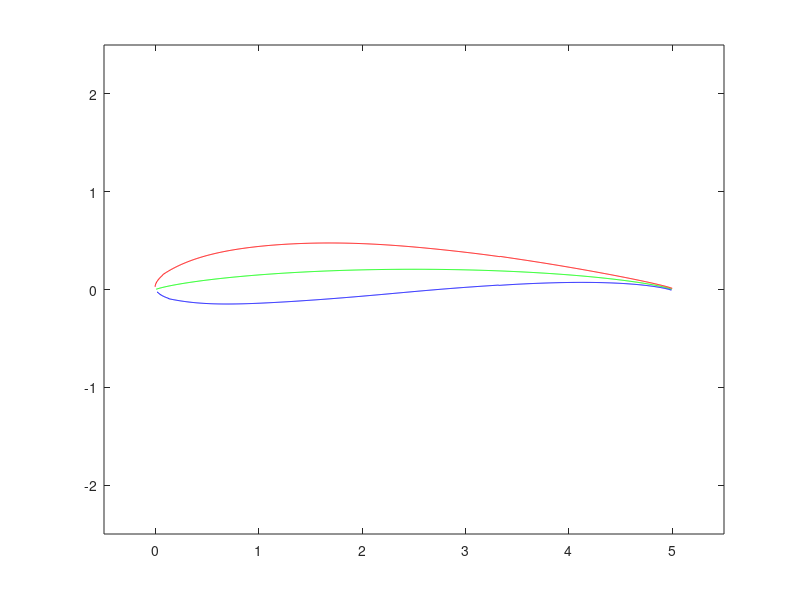

MATLAB code for this plot:
%                     MEEN-646: Module 2                                     
%           Design of Subsonic Compressor Blade M2-C                                                        


% Objective:                                                                              
%    Develop a design software that enables you to generate subsonic compressor blades 
%    using NACA Camberline Equation                                                                                    
% Given Parameters                                                                        
%    - Base profile                
%    - Blade chord C
%    - Lift coefficient
%                                                                                         
% Instruction:                                                                            
%    Input: C, s, CL, iZone selection

clc;
clear all; 
prin=1; % if you want to print the output
ln = @(x)(log(x));

%input:
iZone=1; % input 1, 2, 3 (1 for thinnest profile and 3 for thickest profile) 

%input parameters

ch = 5; % chord length
CL = 0.75; % lift coefficient
C = 1; %blade chord
s = 1; %spacing
%n_iter = 10000; %number of iteration

n_iter = 10000/10;

n_iter_b1 = 190/10;
n_iter_b2 = 6650/10;
n_iter_b3 = 9955/10; %for zone3 only
x_cam1=n_iter_b1/n_iter*C;
x_cam2=n_iter_b2/n_iter*C;
x_cam3=n_iter_b3/n_iter*C;%for zone3 only

%NACA Camberline Equation 
for i=1:1:n_iter
    x_cam(i) = i/n_iter*C;
    y_cam(i) = -C*CL/(4*pi)*((1-i/n_iter)*ln(1-i/n_iter)+i/n_iter*ln(i/n_iter));
    %camber line tangent angle
    v_cam(i)=atan(CL/(4*pi)*ln((1-i/n_iter)/(i/n_iter)));
    
    %for the 2nd camberline
    y_cam1(i) = y_cam(i)+s;
end

%blade thickness
if iZone == 1
    for i=1:1:n_iter_b1
        x(i)=i/n_iter;
        t(i)=C*(0.3419*x(i)^0.4929);%zone1
    end
    
    for i=(n_iter_b1+1):1:n_iter_b2
        x(i)=i/n_iter;
        t(i)=C*(-15.631*x(i)^6 + 38.563*x(i)^5 - 38.22*x(i)^4 + 19.934*x(i)^3 - 6.2802*x(i)^2 + 1.1333*x(i) + 0.0307);%zone1
    end
    
    for i=(n_iter_b2+1):1:n_iter
        x(i)=i/n_iter;
        t(i)=C*(75.656*x(i)^6 - 375.15*x(i)^5 + 774.1*x(i)^4 - 850.22*x(i)^3 + 524.07*x(i)^2 - 172.08*x(i) + 23.628);%zone1
    end
    
elseif iZone == 2
    for i=1:1:n_iter_b1
        x(i)=i/n_iter;
        t(i)=(C*(0.6128*x(i)^0.4937));%zone2
    end
    
    for i=(n_iter_b1+1):1:n_iter_b2
        x(i)=i/n_iter;
        t(i)=C*(-35.559*x(i)^6 + 83.97*x(i)^5 - 79.529*x(i)^4 + 39.519*x(i)^3 - 11.876*x(i)^2 + 2.0934*x(i) + 0.0531);%zone2
    end
    
    for i=(n_iter_b2+1):1:n_iter
        x(i)=i/n_iter;
        t(i)=C*(93.702*x(i)^6 - 455.68*x(i)^5 + 921.82*x(i)^4 - 991.96*x(i)^3 + 598.52*x(i)^2 - 192.34*x(i) + 25.931);%zone2 
    end
    
    if t(i)<0
       t(i)=0;
    end    
    
elseif iZone == 3
    for i=1:1:n_iter_b1
        x(i)=i/n_iter;
        t(i)=C*(0.8232*x(i)^0.4941);%zone3
    end
    
    for i=(n_iter_b1+1):1:n_iter_b2
        x(i)=i/n_iter;
        t(i)=C*(-56.476*x(i)^6 + 129.12*x(i)^5 - 118.24*x(i)^4 + 56.666*x(i)^3 - 16.456*x(i)^2 + 2.8703*x(i) + 0.0696);%zone3
    end
    
    for i=(n_iter_b2+1):1:n_iter_b3
        x(i)=i/n_iter;
        t(i)=C*(65.209*x(i)^6 - 309.36*x(i)^5 + 610.82*x(i)^4 - 641.17*x(i)^3 + 376.88*x(i)^2 - 118.1*x(i) + 15.713);%zone3
    end
    
    for i=(n_iter_b2+1):1:n_iter
        x(i)=i/n_iter;
        t(i)=C*(7.1679*x(i)^2 - 14.367*x(i) + 7.1992);%zone3
    end
    
    if t(i)<0
       t(i)=0;
    end 
    
end 
    

%suction side coordinate
for i=1:1:n_iter
    x_S(i) = x_cam(i) - (t(i)/2)*sin(v_cam(i));
    y_S(i) = y_cam(i) + (t(i)/2)*cos(v_cam(i));
    y_S1(i) = y_S(i) + s;
end

%pressure side coordinate
for i=1:1:n_iter
    x_P(i) = x_cam(i) + (t(i)/2)*sin(v_cam(i));
    y_P(i) = y_cam(i) - (t(i)/2)*cos(v_cam(i));
    y_P1(i) = y_P(i) + s;
end


x_cam=x_cam.*ch;y_cam=y_cam.*ch;
x_S=x_S.*ch; y_S=y_S.*ch;
x_P=x_P.*ch; y_P=y_P.*ch;
y_S1=y_S1.*ch;y_P1=y_P1.*ch;


% % plot the blade
if prin==1
figure(1);
plot(x_cam,y_cam,'g')
hold on
plot(x_S,y_S,'r')
hold on
plot(x_P,y_P,'b')
hold on
%plot(x_cam,y_cam1,'g')
%hold on
%plot(x_S,y_S1,'r')
%hold on
%plot(x_P,y_P1,'b')
%hold on
xlim([-.1*ch 1.1*ch])
ylim([-0.5*ch 0.5*ch])
end 




